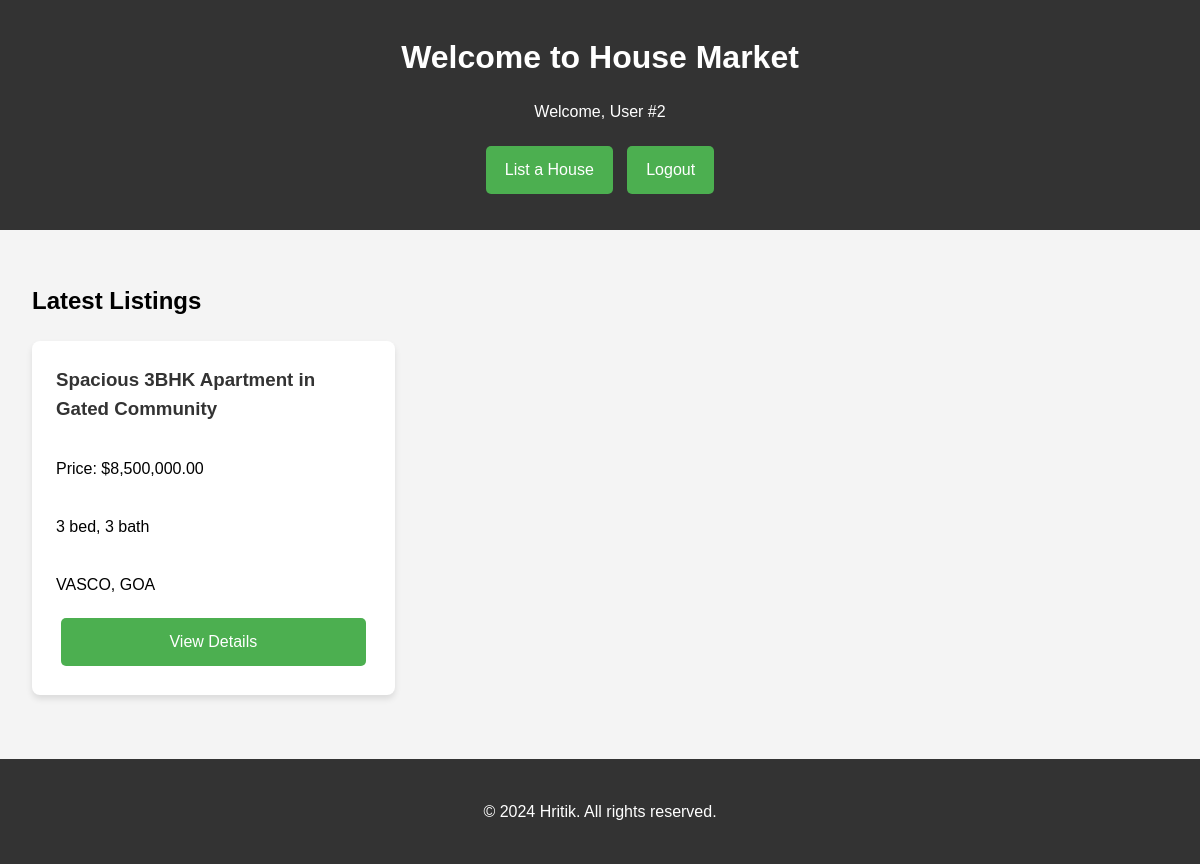
Page /index.php (signed in) on the committed database.
### tables this page shows
CREATE TABLE IF NOT EXISTS `houses` (
  `id` int NOT NULL AUTO_INCREMENT,
  `seller_id` int NOT NULL,
  `title` varchar(100) NOT NULL,
  `description` text,
  `price` decimal(10,2) NOT NULL,
  `bedrooms` int DEFAULT NULL,
  `bathrooms` int DEFAULT NULL,
  `area` decimal(10,2) DEFAULT NULL,
  `address` varchar(255) DEFAULT NULL,
  `city` varchar(100) DEFAULT NULL,
  `state` varchar(50) DEFAULT NULL,
  `zip_code` varchar(20) DEFAULT NULL,
  `contact_number` varchar(20) DEFAULT NULL,
  `created_at` timestamp NULL DEFAULT CURRENT_TIMESTAMP,
  PRIMARY KEY (`id`),
  KEY `seller_id` (`seller_id`)
);

### index.php (the view, shortened to what this page needs)
<?php
require_once 'config.php';
$stmt = $pdo->query("SELECT * FROM houses ORDER BY created_at DESC");
$houses = $stmt->fetchAll();
?>
<!DOCTYPE html>
<html lang="en">
<head>
</head>
<body>
    <header>
        <h1>Welcome to House Market</h1>
        <nav>
            <?php if (isset($_SESSION['user_id'])): ?>
                <p>Welcome, User #<?php echo $_SESSION['user_id']; ?></p>
                <?php if ($_SESSION['is_agent']): ?>
                    <a href="list_house.php" class="btn">List a House</a>
                <?php endif; ?>
                <a href="logout.php" class="btn">Logout</a>
            <?php else: ?>
                <a href="login.php" class="btn">Login</a>
                <a href="register.php" class="btn">Register</a>
            <?php endif; ?>
        </nav>
    </header>
    <main>
        <h2>Latest Listings</h2>
        <div class="house-listings">
            <?php foreach ($houses as $house): ?>
                <div class="house-card">
                    <h3><?php echo htmlspecialchars($house['title']); ?></h3>
                    <p>Price: $<?php echo number_format($house['price'], 2); ?></p>
                    <p><?php echo $house['bedrooms']; ?> bed, <?php echo $house['bathrooms']; ?> bath</p>
                    <p><?php echo htmlspecialchars($house['city']); ?>, <?php echo htmlspecialchars($house['state']); ?></p>
                    <div class="house-actions">
                        <a href="view_house.php?id=<?php echo $house['id']; ?>" class="btn">View Details</a>
                    </div>
                </div>
            <?php endforeach; ?>
        </div>
    </main>
    <footer>
        <p>&copy; 2024  Hritik. All rights reserved.</p>
    </footer>
</body>
</html>

### index.php (style rules this page uses)
body { font-family: Arial, sans-serif; line-height: 1.6; margin: 0; padding: 0; background-color: #f4f4f4; }
header { background-color: #333; color: #fff; text-align: center; padding: 2rem 1rem; position: relative; overflow: hidden; }
header::before { content: ""; position: absolute; top: 0; left: 0; right: 0; bottom: 0; background: url('https://media4.giphy.com/media/e8ik35i8LaO3BqRwY6/giphy.gif') center/cover no-repeat; opacity: 0.3; z-index: 1; }
header h1 { margin: 0 0 1rem; position: relative; z-index: 2; }
nav { position: relative; z-index: 2; }
.btn { display: inline-block; background: #4CAF50; color: #fff; padding: 0.7rem 1.2rem; text-decoration: none; border-radius: 5px; margin: 0.3rem; transition: background 0.3s ease, transform 0.2s ease; }
main { max-width: 1200px; margin: 0 auto; padding: 2rem; }
.house-listings { display: grid; grid-template-columns: repeat(auto-fill, minmax(280px, 1fr)); gap: 1.5rem; }
.house-card { background: #fff; border-radius: 8px; padding: 1.5rem; box-shadow: 0 4px 6px rgba(0,0,0,0.1); transition: transform 0.3s ease, box-shadow 0.3s ease; display: flex; flex-direction: column; }
.house-card h3 { margin-top: 0; margin-bottom: 1rem; color: #333; }
.house-actions { margin-top: auto; display: flex; justify-content: space-between; flex-wrap: wrap; }
.house-actions .btn { flex: 1; text-align: center; margin: 0.3rem; }
footer { text-align: center; padding: 1.5rem; background: #333; color: #fff; margin-top: 2rem; }

### rows in the picture
houses: title "Spacious 3BHK Apartment in Gated Community", price "8,500,000.00", bedrooms "3", bathrooms "3", city "VASCO", state "GOA"

### other values in the picture
$_SESSION['user_id'] "2"
